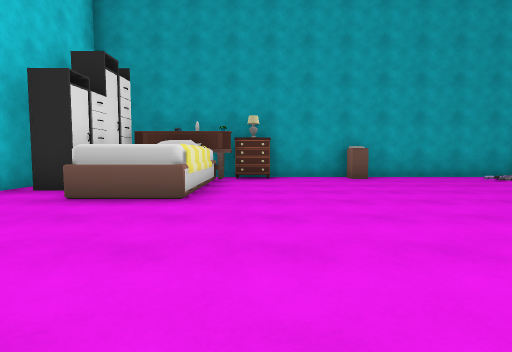
View 1 (above)

22 first-person views from a walk through a Unity game level. The camera is 1.2 m above the floor, tilts 4° down and sees 80° across. The floor is counted in squares, 2 m on a side. Each view is taken from the middle of a square. On the plan, view 1 faces up. The plan holds only what a view shows up to about 9 squares ahead; the rest is blank. The player is left out.

View 2
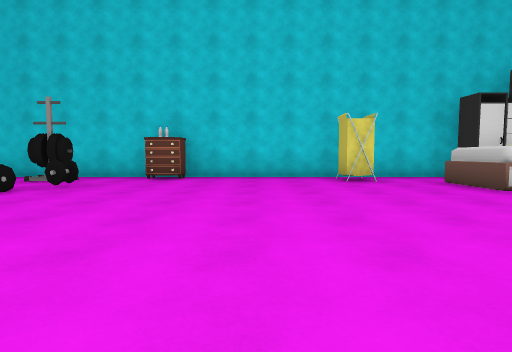

View 3
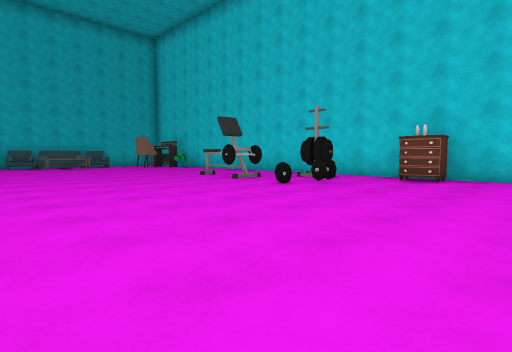

View 4
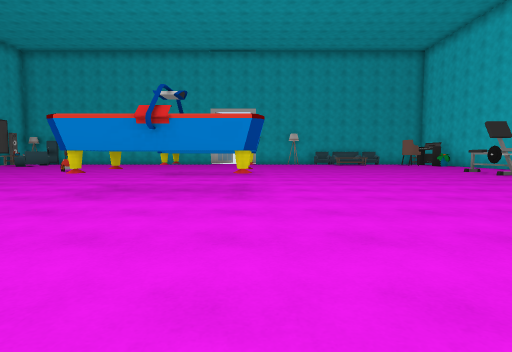

View 5
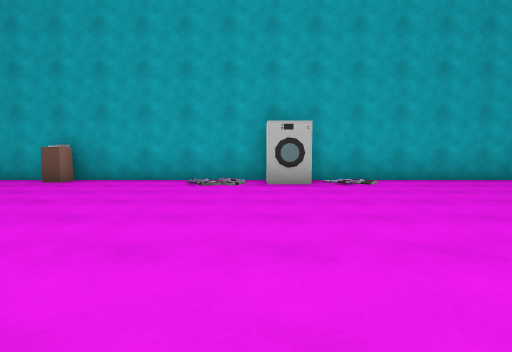

View 6
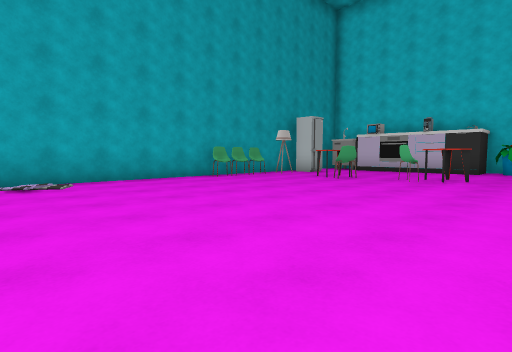

View 7
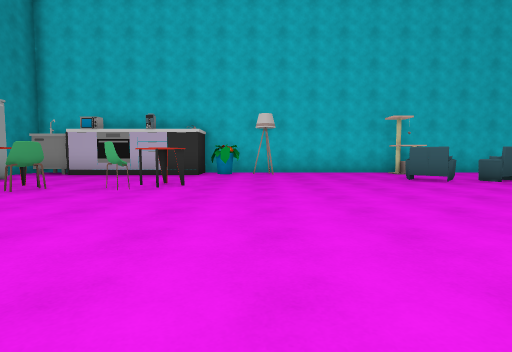

View 8
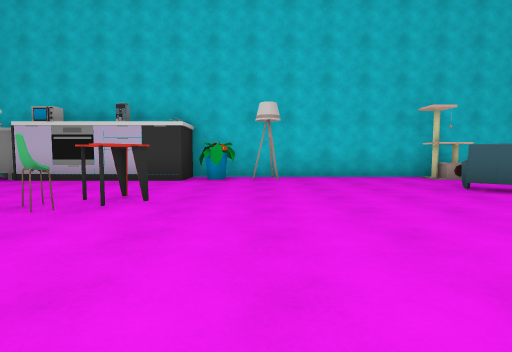

View 9
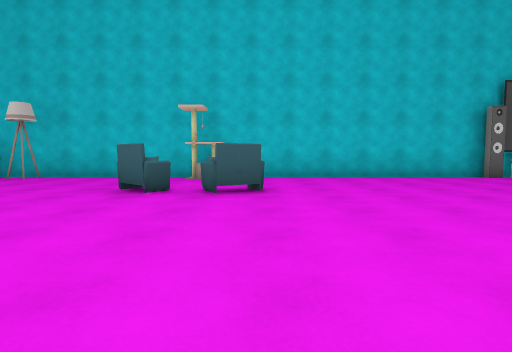

View 10
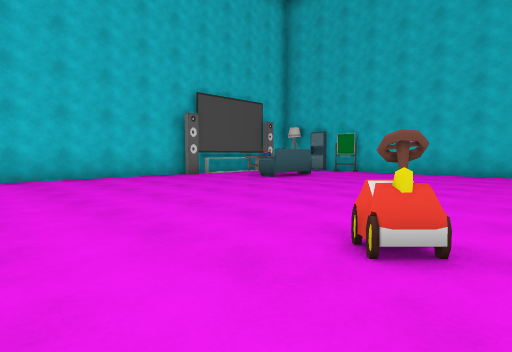

View 11
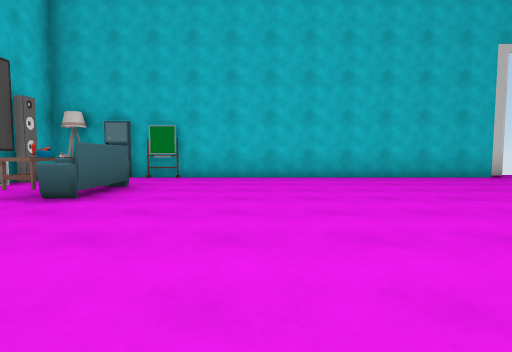

View 12
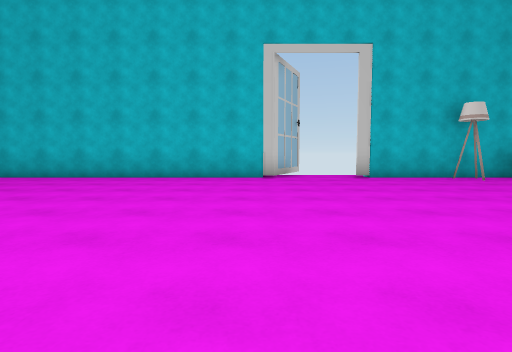

View 13
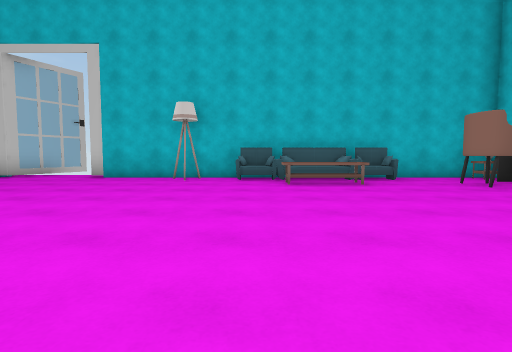

View 14
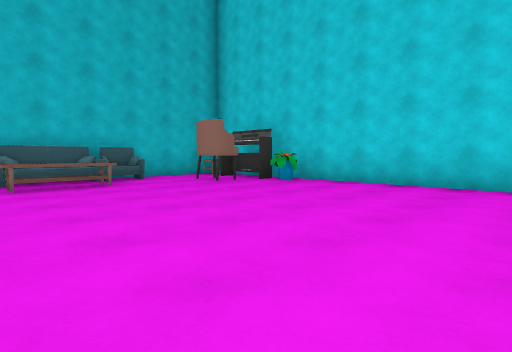

View 15
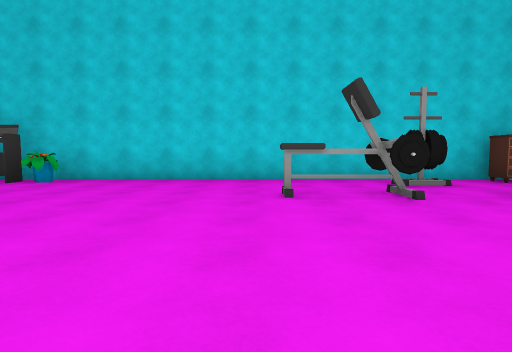

View 16
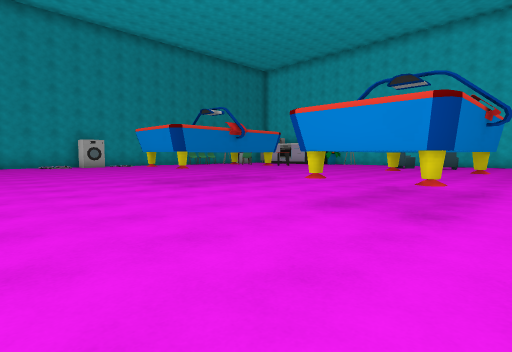

View 17
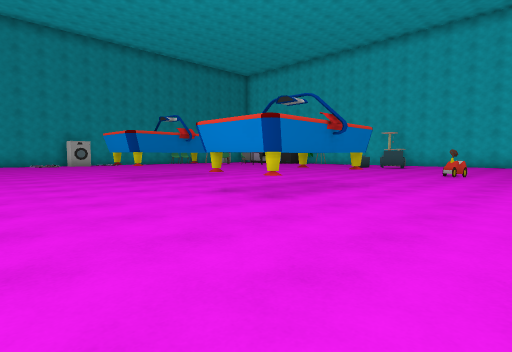

View 18
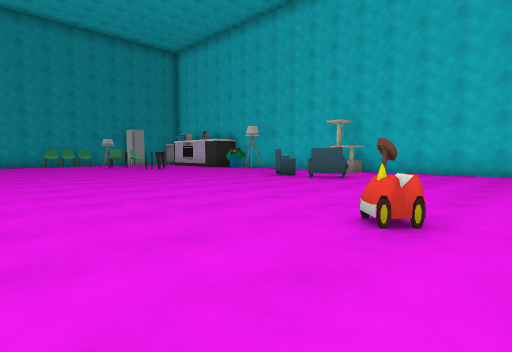

View 19
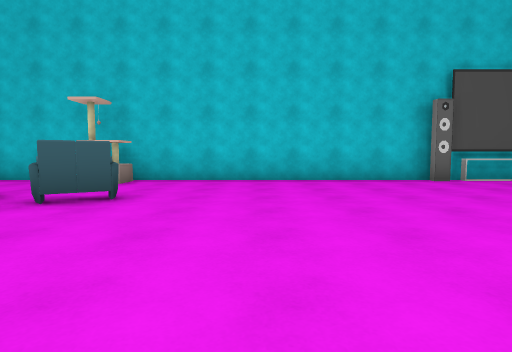

View 20
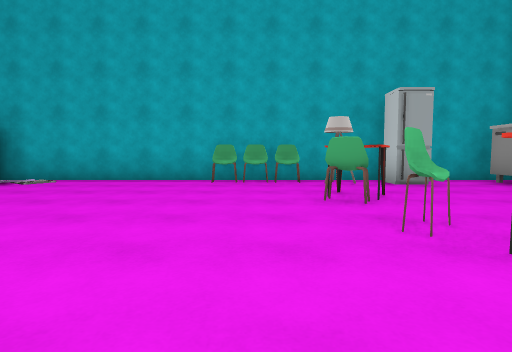

View 21
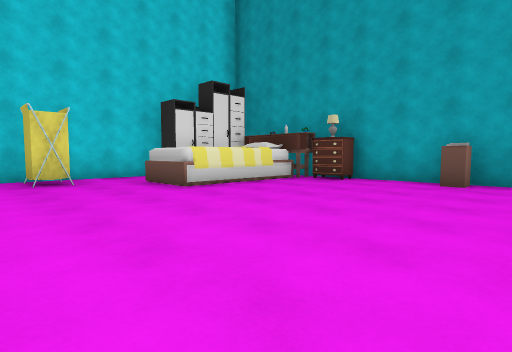

View 22
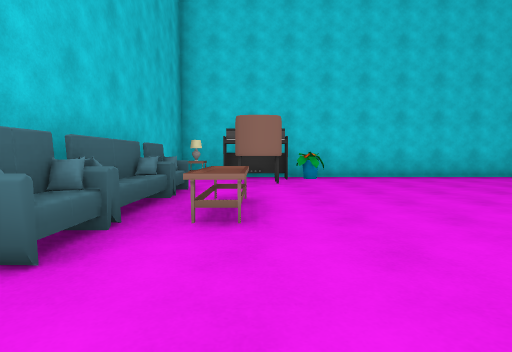

### Floor plan
Points are (right, up) in squares from view 1. A wall is a line through its corners. A room is listed if a view was taken in it or the views show most of it. See-through windows are left out.
Room 1 (views 1, 2, 3, 4, 5, 6, 7, 8, 9, 10, 11, 12, 13, 14, 15, 16, 17, 18, 19, 20, 21, 22)
walls: (8.5, -16) (18.4, -16); (-4.3, -2.8) (-4.3, -15.2); (-2.7, 2.5) (-2.9, 2.1) (-3.6, 2.1); (-2.9, 2.8) (-2.9, 2.1); (12.6, 8.2) (0.4, 8.2); (19.9, -11.5) (19.9, -11); (20.2, -11.2) (20.2, 2.2); (20.1, -13) (20.1, -11.5); (20.2, -13.1) (20.2, -11.6); (-4.3, 5.9) (-4.3, -1.2); (20.1, -14.5) (20.1, -14); (20.2, -14.8) (20.2, -14.2); (-3.5, -16) (6.4, -16); (19.6, 8.2) (15.4, 8.2)
low walls: (19.9, -14.1) (19.9, -11.7)
ways out: gap at (-4, 2)
objects: table (-4, -15); other object (-4, -14); flower (-4, -13); dresser (-4, -2); chair (-3, -14); other object (-3, -5); closet (-3, 5) to (-3, 6); closet (-3, 7); other object (-2, -7) to (-1, -6); other object (-2, -4); other object (-2, 4) to (-1, 6); table (-2, 7) to (-1, 7); sofa (-1, -15); other object (-1, -4); table (-1, 8); table (0, -14) to (1, -14); dresser (0, 8); sofa (1, -15); sofa (2, -15); other object (3, 8); lamp (4, -16); other object (6, -7) to (9, -6); other object (6, -3) to (9, -2); other object (8, -18) to (8, -17); machine (8, 7); other object (13, -8); chair (13, 8); chair (14, 8); chair (15, 3); chair (15, 5); table (15, 5) to (16, 6); chair (15, 8); table (16, 3); lamp (16, 7); sofa (17, -5) to (17, -4); sofa (17, -3); fridge (17, 7); table (18, -14) to (18, -12); closet (19, -16); lamp (19, 1); other object (19, 3) to (20, 6); lamp (20, -16); other object (20, -4); flower (20, 2); sink (20, 7)

Positions as (right, up) in squares from view 1, and headings:
1: (0, 0), facing up
2: (4, 0), facing left
3: (4, 0), facing down-left
4: (6, 3), facing down
5: (7, 1), facing up
6: (8, 1), facing up-right
7: (10, 1), facing right
8: (12, 1), facing right
9: (12, -5), facing right
10: (12, -6), facing down-right
11: (15, -8), facing down
12: (9, -8), facing down
13: (2, -8), facing down
14: (2, -8), facing down-left
15: (3, -8), facing left
16: (3, -8), facing up-right
17: (3, -10), facing up-right
18: (10, -9), facing up-right
19: (13, -7), facing right
20: (14, 1), facing up
21: (4, 1), facing up-left
22: (4, -14), facing left
